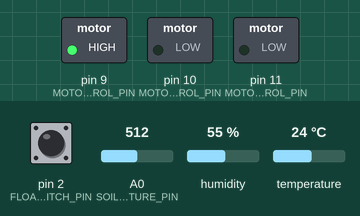
The sketch below on a simulated Arduino Uno, built with avr-gcc and run on an emulated ATmega328P. Parts: switched loads named in the sketch (green lamp = pin HIGH). Inputs (shaded band) come from the test bench; at power-on: temperature 24 °C, A0 (SOIL_MOISTURE_PIN) = 512, pin 2 (FLOAT_SWITCH_PIN) LOW, humidity 55 %.

Above: at 1.2 s.
1.3 s: temperature set to 31 °C
3.2 s: temperature set to 34 °C
At 5.1 s:
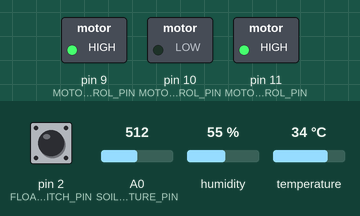
5.5 s: A0 (SOIL_MOISTURE_PIN) set to 485
At 6.1 s:
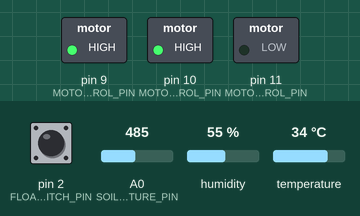
7.0 s: pin 2 (FLOAT_SWITCH_PIN) pulled HIGH for 0.15 s
At 7.07 s:
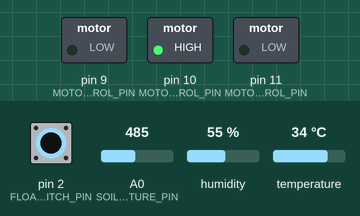
8.6 s: A0 (SOIL_MOISTURE_PIN) set to 510
At 9.7 s:
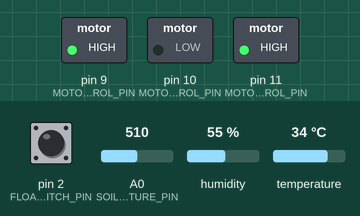
10.1 s: pin 2 (FLOAT_SWITCH_PIN) pulled HIGH for 1 s
At 10.8 s:
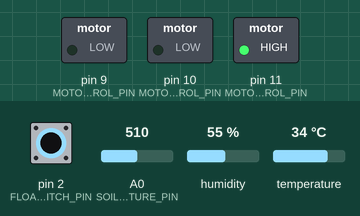
Timing chart, 0 to 13.1 s (numbered marks = the images above; inputs shaded):
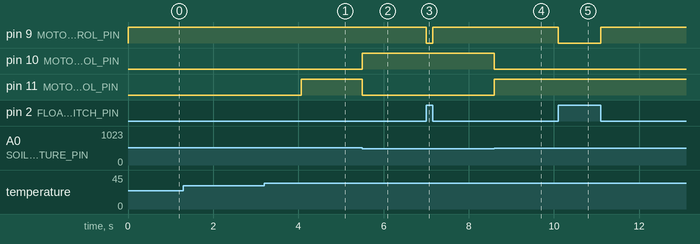

The sketch:

Proper_code_without_LCD.ino
```cpp
#include <DHT.h>  // include the DHT library

const int FLOAT_SWITCH_PIN = 2;  // pin connected to float switch
const int SOIL_MOISTURE_PIN = A0;  // pin connected to soil moisture sensor
const int DHT_PIN = 3;  // pin connected to the DHT sensor
const int MOTOR1_CONTROL_PIN = 9;  // pin used to control motor 1
const int MOTOR2_CONTROL_PIN = 10;  // pin used to control motor 2
const int MOTOR3_CONTROL_PIN = 11;  // pin used to control motor 3
const float TEMPERATURE_THRESHOLD = 32;  // temperature threshold in degrees Celsius

DHT dht(DHT_PIN, DHT11);  // create a DHT object

void setup() {
  pinMode(FLOAT_SWITCH_PIN, INPUT);
  pinMode(SOIL_MOISTURE_PIN, INPUT);
  pinMode(MOTOR1_CONTROL_PIN, OUTPUT);
  pinMode(MOTOR2_CONTROL_PIN, OUTPUT);
  pinMode(MOTOR3_CONTROL_PIN, OUTPUT);
  dht.begin();
}

void loop() {
  // Read the float switch state
  int floatSwitchState = digitalRead(FLOAT_SWITCH_PIN);

  // If the tank is full, turn off motor 1. Otherwise, turn it on.
  if (floatSwitchState == HIGH) {
    digitalWrite(MOTOR1_CONTROL_PIN, LOW);
  } else {
    digitalWrite(MOTOR1_CONTROL_PIN, HIGH);
  }

  // Read the soil moisture level
  int soilMoisture = analogRead(SOIL_MOISTURE_PIN);

  // If the soil is dry, turn on motor 2. Otherwise, turn it off.
  if (soilMoisture < 500) {  // adjust this threshold as needed
    digitalWrite(MOTOR2_CONTROL_PIN, HIGH);
  } else {
    digitalWrite(MOTOR2_CONTROL_PIN, LOW);
  }

  // Read the temperature from the DHT sensor
  float temperature = dht.readTemperature();

  // If the temperature is above the threshold and the soil is not moist, turn on motor 3.
  // Otherwise, turn it off.
  if (temperature > TEMPERATURE_THRESHOLD && soilMoisture >= 500) {
    digitalWrite(MOTOR3_CONTROL_PIN, HIGH);
  } else {
    digitalWrite(MOTOR3_CONTROL_PIN, LOW);
  }
}
```

Measured:
- the behaviour switches between 32 and 33 °C on temperature (found by bisection; images 0 and 1)
- the behaviour switches between 500 and 499 on A0 (SOIL_MOISTURE_PIN) (found by bisection; images 1 and 2)
- after the input at 1.3 s, every drawn part: stays the same
- after the input at 3.2 s, pin 11 (MOTOR3_CONTROL_PIN): LOW → HIGH after 0.87 s
- after the input at 5.5 s, pin 10 (MOTOR2_CONTROL_PIN): LOW → HIGH at once; pin 11 (MOTOR3_CONTROL_PIN): HIGH → LOW at once
- after the input at 7.0 s, pin 9 (MOTOR1_CONTROL_PIN): HIGH → LOW at once, → HIGH 0.15 s later
- after the input at 8.6 s, pin 10 (MOTOR2_CONTROL_PIN): HIGH → LOW at once; pin 11 (MOTOR3_CONTROL_PIN): LOW → HIGH at once
- after the input at 10.1 s, pin 9 (MOTOR1_CONTROL_PIN): HIGH → LOW at once, → HIGH 1.0 s later
